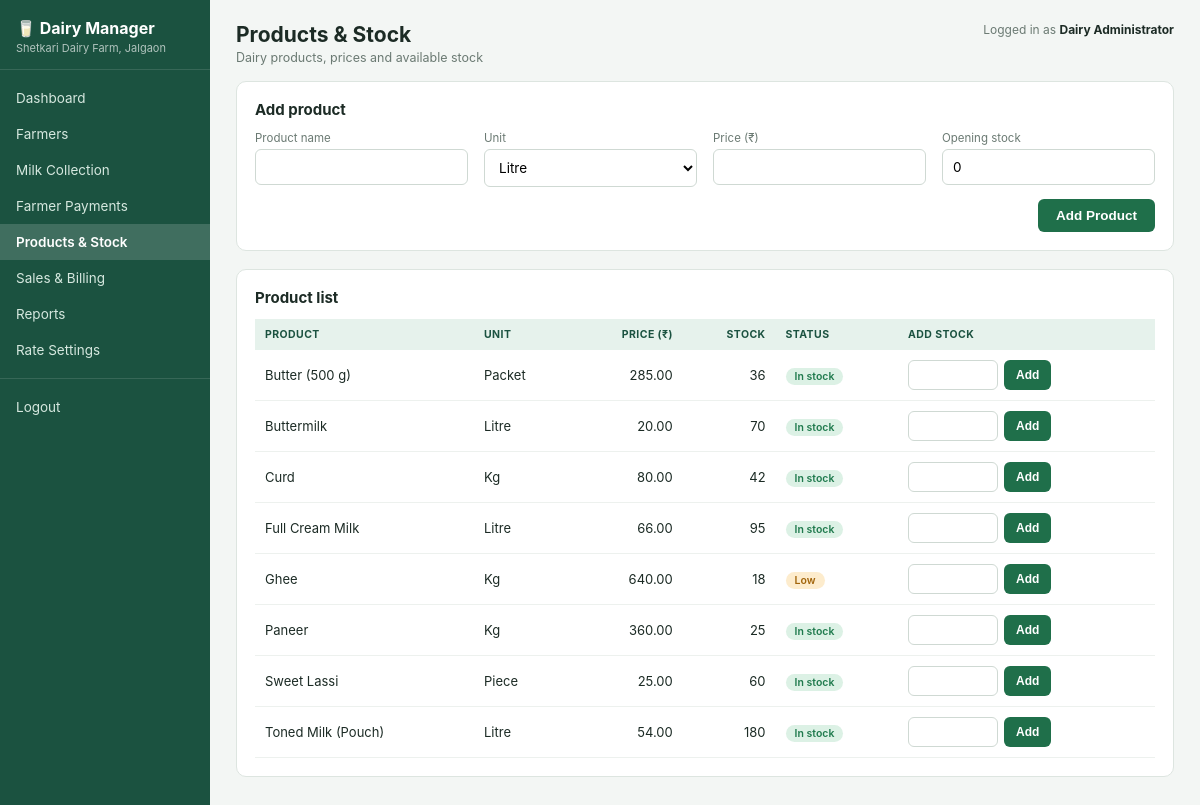
Screenshot of /products (signed in) with the database file from the repository.
### tables this page shows
CREATE TABLE settings (
    key TEXT PRIMARY KEY,
    value TEXT
);

CREATE TABLE products (
    id INTEGER PRIMARY KEY AUTOINCREMENT,
    name TEXT UNIQUE NOT NULL,
    unit TEXT, price REAL, stock REAL
);

### app.py (the view, shortened to what this page needs)
@app.route("/products", methods=["GET", "POST"])
@login_required
def products():
    db = get_db()
    rows = db.execute("SELECT * FROM products ORDER BY name").fetchall()
    return render_template("products.html", products=rows, low=LOW_STOCK_LIMIT)

### app.py (called while the page is built)
def get_db():
    if "db" not in g:
        g.db = sqlite3.connect(DB_FILE)
        g.db.row_factory = sqlite3.Row
        g.db.execute("PRAGMA foreign_keys = ON")
    return g.db

def get_settings(db):
    rows = db.execute("SELECT key, value FROM settings").fetchall()
    s = {r["key"]: r["value"] for r in rows}
    return {
        "dairy_name": s.get("dairy_name", "Dairy"),
        "fat_rate": float(s.get("fat_rate", 5)),
        "snf_rate": float(s.get("snf_rate", 2)),
        "buffalo_bonus": float(s.get("buffalo_bonus", 3)),
    }

def login_required(view):
    @wraps(view)
    def wrapper(*args, **kwargs):
        if "user" not in session:
            return redirect(url_for("login"))
        return view(*args, **kwargs)
    return wrapper

@app.template_filter("money")
def money(value):
    return "{:.2f}".format(value or 0)

@app.template_filter("num")
def num(value):
    value = value or 0
    return str(int(value)) if float(value).is_integer() else str(round(value, 2))

@app.context_processor
def inject_common():
    if "user" in session:
        s = get_settings(get_db())
        return {"dairy_name": s["dairy_name"], "full_name": session.get("full_name")}
    return {}

### templates/products.html (shortened to what this page needs)
{% extends "base.html" %}
{% block heading %}Products &amp; Stock{% endblock %}
{% block subtitle %}Dairy products, prices and available stock{% endblock %}
{% block body %}
<div class="card">
  <h3>Add product</h3>
  <form method="post" class="form-grid">
    <div><label>Product name</label><input type="text" name="name" required></div>
    <div><label>Unit</label>
      <select name="unit"><option>Litre</option><option>Kg</option><option>Packet</option><option>Piece</option></select></div>
    <div><label>Price (₹)</label><input type="number" step="0.01" min="0.01" name="price" required></div>
    <div><label>Opening stock</label><input type="number" step="0.1" min="0" name="stock" value="0"></div>
    <div></div><div></div><div></div>
    <div class="btn-end"><button class="btn" type="submit">Add Product</button></div>
  </form>
</div>
<div class="card">
  <h3>Product list</h3>
  <table>
    <thead><tr><th>Product</th><th>Unit</th><th class="r">Price (₹)</th><th class="r">Stock</th><th>Status</th><th>Add stock</th></tr></thead>
    <tbody>
    {% for p in products %}
      <tr>
        <td>{{ p.name }}</td><td>{{ p.unit }}</td><td class="r">{{ p.price|money }}</td><td class="r">{{ p.stock|num }}</td>
        <td>{% if p.stock < low %}<span class="badge low">Low</span>{% else %}<span class="badge active">In stock</span>{% endif %}</td>
        <td>
          <form method="post" action="{{ url_for('add_stock', product_id=p.id) }}" class="inline">
            <input type="number" step="0.1" min="0.1" name="qty" class="small" required>
            <button class="btn btn-small" type="submit">Add</button>
          </form>
        </td>
      </tr>
    {% endfor %}
    </tbody>
  </table>
</div>
{% endblock %}

### templates/base.html (shortened to what this page needs)
<!DOCTYPE html>
<html lang="en">
<head>
<link rel="stylesheet" href="{{ url_for('static', filename='style.css') }}">
</head>
<body>
<div class="layout">
  <aside class="sidebar">
    <div class="brand">
      <div class="brand-name">🥛 Dairy Manager</div>
      <div class="brand-sub">{{ dairy_name }}</div>
    </div>
    <nav>
      {% set ep = request.endpoint %}
      <a href="{{ url_for('dashboard') }}" class="{{ 'active' if ep == 'dashboard' }}">Dashboard</a>
      <a href="{{ url_for('farmers') }}" class="{{ 'active' if ep == 'farmers' }}">Farmers</a>
      <a href="{{ url_for('milk') }}" class="{{ 'active' if ep == 'milk' }}">Milk Collection</a>
      <a href="{{ url_for('payments') }}" class="{{ 'active' if ep == 'payments' }}">Farmer Payments</a>
      <a href="{{ url_for('products') }}" class="{{ 'active' if ep == 'products' }}">Products &amp; Stock</a>
      <a href="{{ url_for('sales') }}" class="{{ 'active' if ep in ('sales','bill') }}">Sales &amp; Billing</a>
      <a href="{{ url_for('reports') }}" class="{{ 'active' if ep == 'reports' }}">Reports</a>
      <a href="{{ url_for('settings') }}" class="{{ 'active' if ep == 'settings' }}">Rate Settings</a>
      <div class="nav-line"></div>
      <a href="{{ url_for('logout') }}">Logout</a>
    </nav>
  </aside>
  <main class="content">
    <header class="topbar">
      <div>
        <h1>{% block heading %}{% endblock %}</h1>
        <p class="subtitle">{% block subtitle %}{% endblock %}</p>
      </div>
      <div class="logged">Logged in as <strong>{{ full_name }}</strong></div>
    </header>
    {% block body %}{% endblock %}
  </main>
</div>
</body>
</html>

### static/style.css (style rules this page uses)
:root { --green-dark: #1b5240; --green: #1f6f4a; --green-light: #e6f2ec; --bg: #f3f6f4; --text: #1c2b25; --muted: #6b7a73; --border: #dde5e0; }
* { box-sizing: border-box; }
body { margin: 0; font-family: Inter, "Segoe UI", Roboto, Arial, sans-serif; background: var(--bg); color: var(--text); font-size: 14px; }
.layout { display: flex; min-height: 100vh; }
.sidebar { width: 210px; background: var(--green-dark); color: #fff; flex-shrink: 0; }
.brand { padding: 18px 16px 14px; border-bottom: 1px solid rgba(255,255,255,.12); }
.brand-name { font-weight: 700; font-size: 16px; }
.brand-sub { font-size: 11px; opacity: .65; margin-top: 3px; }
.sidebar nav { padding: 10px 0; }
.sidebar nav a { display: block; padding: 10px 16px; color: #d6e8df; text-decoration: none; font-size: 13.5px; }
.sidebar nav a.active { background: rgba(255,255,255,.16); color: #fff; font-weight: 600; }
.nav-line { border-top: 1px solid rgba(255,255,255,.12); margin: 10px 0; }
.content { flex: 1; padding: 22px 26px 40px; min-width: 0; }
.topbar { display: flex; justify-content: space-between; align-items: flex-start; margin-bottom: 16px; }
.topbar h1 { margin: 0; font-size: 21px; }
.subtitle { margin: 3px 0 0; color: var(--muted); font-size: 12.5px; }
.logged { font-size: 12px; color: var(--muted); }
.logged strong { color: var(--text); }
.card { background: #fff; border: 1px solid var(--border); border-radius: 10px; padding: 18px; margin-bottom: 18px; }
.card h3 { margin: 0 0 12px; font-size: 15px; }
table { width: 100%; border-collapse: collapse; }
th { background: var(--green-light); color: var(--green-dark); font-size: 10.5px; text-transform: uppercase; letter-spacing: .04em; text-align: left; padding: 9px 10px; }
td { padding: 10px; border-bottom: 1px solid #edf1ee; font-size: 13px; }
.r { text-align: right; }
label { display: block; font-size: 11.5px; color: var(--muted); margin-bottom: 4px; }
input, select { width: 100%; padding: 9px 10px; border: 1px solid #cfd9d3; border-radius: 6px; font-size: 13.5px; background: #fff; font-family: inherit; }
input.small, select.small { width: 90px; padding: 6px 8px; }
.form-grid { display: grid; grid-template-columns: repeat(4, 1fr); gap: 12px 16px; }
.btn-end { display: flex; align-items: flex-end; justify-content: flex-end; }
form.inline { display: flex; gap: 6px; }
.btn { background: var(--green); color: #fff; border: none; border-radius: 6px; padding: 9px 18px; font-size: 13.5px; font-weight: 600; cursor: pointer; text-decoration: none; display: inline-block; }
.btn-small { padding: 6px 12px; font-size: 12px; }
a { color: var(--green); }
.badge { font-size: 10.5px; font-weight: 600; padding: 2px 9px; border-radius: 10px; }
.badge.active { background: #dcf1e5; color: #1f7a4d; }
.badge.low { background: #fdeccd; color: #a2650b; }

### rows the page displays
settings: value "Shetkari Dairy Farm, Jalgaon"
products: name "Butter (500 g)", unit "Packet", price "285.00", stock|num "36", shows "In stock"
products: name "Buttermilk", unit "Litre", price "20.00", stock|num "70", shows "In stock"
products: name "Curd", unit "Kg", price "80.00", stock|num "42", shows "In stock"
products: name "Full Cream Milk", unit "Litre", price "66.00", stock|num "95", shows "In stock"
products: name "Ghee", unit "Kg", price "640.00", stock|num "18", shows "Low"
products: name "Paneer", unit "Kg", price "360.00", stock|num "25", shows "In stock"
products: name "Sweet Lassi", unit "Piece", price "25.00", stock|num "60", shows "In stock"
products: name "Toned Milk (Pouch)", unit "Litre", price "54.00", stock|num "180", shows "In stock"

### other values shown
{{ full_name }} "Dairy Administrator"
